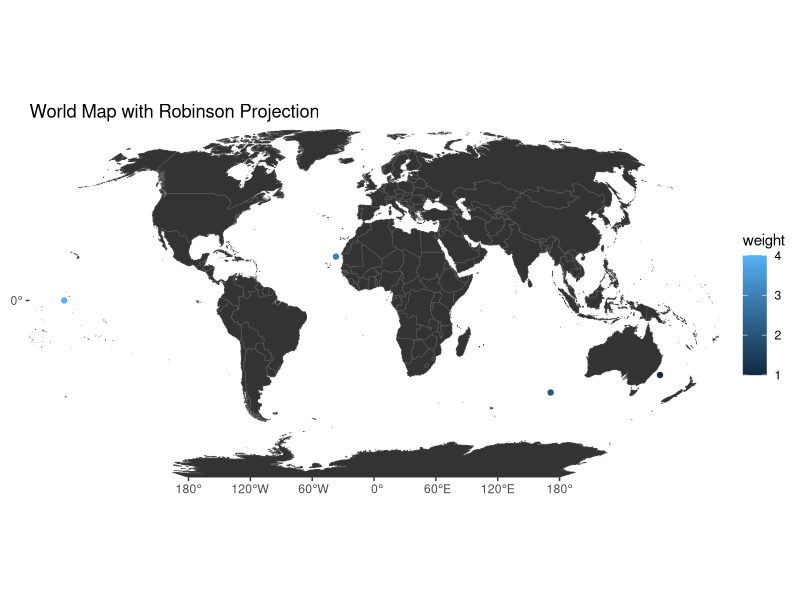

Generate this figure with R:
library(tidyverse)
library(sf)
library(rnaturalearth)

robCRS <- "+proj=robin +lon_0=0 +x_0=0 +y_0=0 +ellps=WGS84 +datum=WGS84 +units=m +no_defs"
lonlatCRS <- "+proj=longlat +ellps=WGS84 +datum=WGS84 +no_defs"


# Download and process world outline
world <- ne_countries(scale = "medium", returnclass = "sf") %>% # Load world outline as sf
  st_transform(crs = st_crs(robCRS)) # Convert to different CRS

df <- tibble(lat = c(-34, -42, 20, 0), lon = c(156, 100, -20, -160), weight = c(1, 2, 3, 4)) %>%  # Create some dummy data
  st_as_sf(coords = c("lon", "lat"), crs = st_crs(lonlatCRS)) %>% # Convert to an sf object
  st_transform(df_sf, crs = st_crs(robCRS)) # Convert to different CRS

gg <- ggplot() +
  geom_sf(data = df, aes(colour = weight)) +
  geom_sf(data = world, size = 0.05, fill = "grey20") +
  ggtitle("World Map with Robinson Projection") +
  scale_x_continuous(expand = c(0, 0)) +
  scale_y_continuous(expand = c(0, 0)) +
  theme(panel.background = element_blank())

gg
